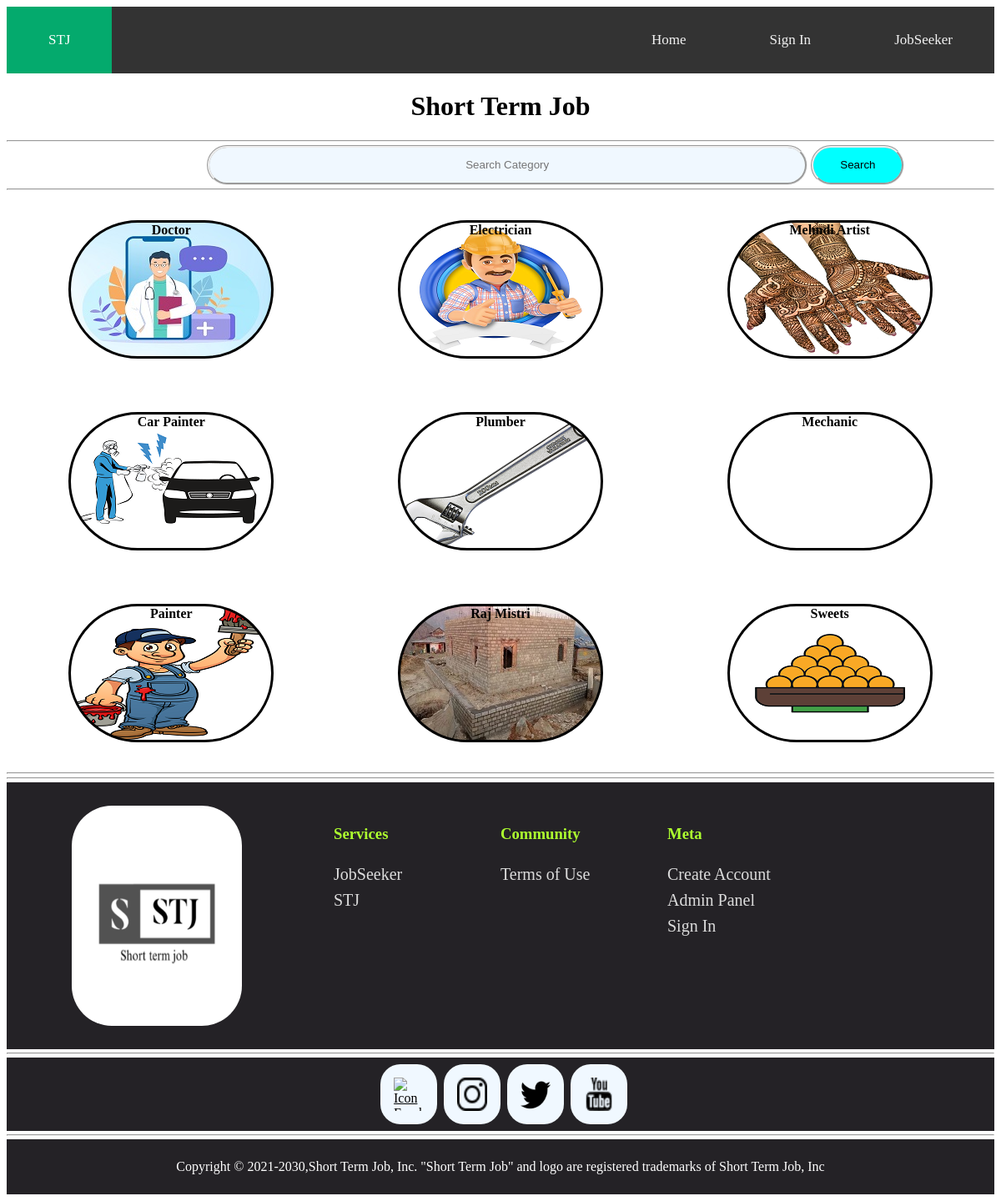
The app's page /stj/stj.php with its own data.
### tables this page shows
CREATE TABLE `category` (
  `sno` int(11) NOT NULL,
  `categoryName` text NOT NULL,
  `image` varchar(255) NOT NULL
);

### stj/stj.php (the view, shortened to what this page needs)
<!DOCTYPE html>
<html lang="en">
<head>
    <link rel="stylesheet" href="stj.css">
</head>
<body>
<div class="topnav">
  <a class="active" href="stj.php">STJ</a>
  <div class="topnav-right">
    <a href="stj.php">Home</a>
    <?php
    if(!isset($_SESSION['Login'])){
    echo '<a href="php/login.php">Sign In</a>';
    }
    else{
      echo '<a href="php/logout.php">Logout</a>';
    }
    ?>
    <a href="../">JobSeeker</a>
  </div>
</div>
    <h1 align="center">Short Term Job</h1>
    <hr>
    <?php
        echo '<form method="GET" action="stj.php">
            <input type="textbox" placeholder="Search Category" id="search" name="value" required/>
            <input type="hidden" name="status" value="true">
            <button>Search</button>
        </form> ';
    ?>
    <hr>
    <div class="middleArea">
        <?php
        require 'partial/config.php';
        if(isset($_GET['status'])){
            $value=$_GET['value'];
            $sql = "SELECT * FROM `category` WHERE `categoryName` LIKE '%$value%'";
            $result = mysqli_query($connect,$sql);
            $row=mysqli_fetch_assoc($result);
                echo '<style>#middleArea11{ background: url(img/categoryImages/'.$row['image'].');} </style><div class="middleArea1" id="middleArea11"><a href="php/stj2.php?categoryName='.$row['categoryName'].'">'.$row['categoryName'].'</a></div>';
        }
        else{
            $sql = "SELECT * FROM `category` ";
            $result = mysqli_query($connect,$sql);
            $i=1;
            while($row=mysqli_fetch_assoc($result)){
                echo '<style>#middleArea1'.$i.'{ background: url(img/categoryImages/'.$row['image'].');} </style><div class="middleArea1" id="middleArea1'.$i.'"><a href="php/stj2.php?categoryName='.$row['categoryName'].'">'.$row['categoryName'].'</a></div>';
                $i++;
            }
        }
        ?>
    </div>
    <hr>
<hr>
    <div id="middleArea5">
        <div id="middleArea5a">
            <img src="icons/stjIcon.jpg" alt="STJ">
        </div>
        <div id="middleArea5b">
            <div class="middleArea5b1"><h3 class="exploreJobseekerHeading">Services</h3><a href="../">JobSeeker</a><a href="stj.php">STJ</a></div>
            <div class="middleArea5b1"><h3 class="exploreJobseekerHeading">Community</h3><a href="../php/termsOfUse.php" target="_blank">Terms of Use</a></div>
        <div class="middleArea5b1"><h3 class="exploreJobseekerHeading">Meta</h3><?php
    if(!isset($_SESSION['Login'])){
    echo '<a href="php/createAccount.php">Create Account</a>';
    }
    else{
      echo '<a href="php/form.php">Provide Service</a>';
    }
    ?><a href="php/admin_Stj.php">Admin Panel</a><?php
    if(!isset($_SESSION['Login'])){
    echo '<a href="php/login.php">Sign In</a>';
    }
    else{
      echo '<a href="php/logout.php">Logout</a>';
    }
    ?></div>
        </div>
    </div>
    <hr>
    <div id="middleArea6">
          <a href="/" id="facebookIcon"><img src="icons/facebookIcon.png" alt="Icon Facebook"></a>
          <a href="/" id="instagramIcon"><img src="icons/instagramIcon.png" alt="Icon Instagram"></a>
          <a href="/" id="twitterIcon"><img src="icons/twitterIcon.png" alt="Icon Twitter"></a>
          <a href="/" id="youtubeIcon"><img src="icons/youtubeIcon.png" alt="Icon YouTube"></a>
    </div>
    <hr>
    <footer id="copyright">
        <p>Copyright © 2021-2030,Short Term Job, Inc. "Short Term Job" and logo are registered trademarks of Short Term Job, Inc</p>
    </footer>
</body>
</html>
</body>
</html>

### stj/stj.css (style rules this page uses)
* { color: currentColor; }
.topnav { background-color: #333; overflow: hidden; height: 10vh; position: sticky; top: 0; }
.topnav a { float: left; color: #f2f2f2; text-align: center; padding: 30px 50px; text-decoration: none; font-size: 17px; }
.topnav a.active { background-color: #04AA6D; color: white; }
.topnav-right { float: right; }
.middleArea { display: grid; grid-template-columns: 1fr 1fr 1fr; }
.middleArea1 { border: 3px solid black; margin: auto; margin-top: 4vh; margin-bottom: 4vh; height: 20vh; width: 30vh; border-radius: 14vh; text-align: center; }
.middleArea1 a { text-decoration: none; color: black; font-family: cursive; font-weight: bold; }
#search { width: 60%; height: 5vh; border: groove; border-radius: 4vh; margin-left: 30vh; text-align: center; outline: none; background: aliceblue; }
button { padding: 1.2vh; width: 14vh; border: groove; border-radius: 8vh; height: 6vh; background: aqua; }
hr { margin-top: 0.5vh; margin-bottom: 0.5vh; }
#middleArea5 { display: flex; margin: auto; background-color: #242226; }
#middleArea5a { width:30vw; height:40vh; display:flex; align-items: center; justify-content: center; }
#middleArea5b { width:50vw; height:40vh; display:flex; align-items: center; justify-content: center; }
#middleArea5a img { width: 17vw; height: 33vh; border-radius: 6vh; }
.middleArea5b1 { margin: auto; width: 12vw; height: 36vh; display: flex; flex-direction: column; padding: 4vh; }
.middleArea5b1 h3 { color: greenyellow; }
#middleArea5b a { text-decoration: none; color: gainsboro; font-size: 2.50vh; margin-top: 1vh; }
#middleArea6 { display: flex; justify-content: center; align-items: center; padding: 1vh; background-color: #242226; }
#middleArea6 img { width: 3vw; height: 5vh; }
#middleArea6 a { display: flex; justify-content: center; align-items: center; border-radius: 3vh; padding: 2vh; background: aliceblue; margin-left: 1vh; }
#copyright { color: white; display: flex; justify-content: center; align-items: center; padding: 1vh; background-color: #242226; }

### records on screen
category: shows a picture, categoryName "Doctor"
category: shows a picture, categoryName "Electrician"
category: shows a picture, categoryName "Mehndi Artist"
category: shows a picture, categoryName "Car Painter"
category: shows a picture, categoryName "Plumber"
category: categoryName "Mechanic"
category: shows a picture, categoryName "Painter"
category: shows a picture, categoryName "Raj Mistri"
category: shows a picture, categoryName "Sweets"
